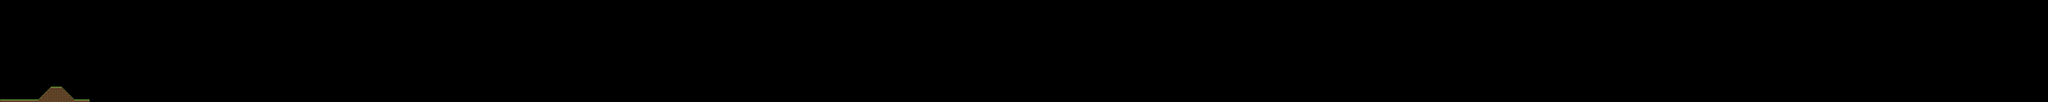

Rendered tile map (Tiled .tmx) drawn with the repository's tilesets; below, a short description and the map source with its tile grids summarised:
An orthogonal 800x40 tile map with 32x32 px tiles, 1 tile layer (Tile Layer 1) and 4 objects.

<map version="1.0" orientation="orthogonal" renderorder="right-down" width="800" height="40" tilewidth="32" tileheight="32" nextobjectid="9">
 <tileset firstgid="1" name="tiilet" tilewidth="32" tileheight="32" spacing="2" margin="1" tilecount="25" columns="5">
  <image source="GrassBlocks2.png" width="170" height="170" />
 </tileset>
 <layer name="Tile Layer 1" width="800" height="40">
  <data>[32000 cells, 85 non-empty, 5 distinct tile ids]</data>
 </layer>
 <objectgroup name="Lattialayer">
  <object id="1" x="1" y="1248" width="1120" height="30" />
  <object id="6" x="642" y="1088" width="66" height="235.042" rotation="45" />
  <object id="7" x="640" y="1088" width="128" height="39" />
  <object id="8" x="903.439" y="1319.96" width="258" height="66" rotation="225.445" />
 </objectgroup>
</map>
